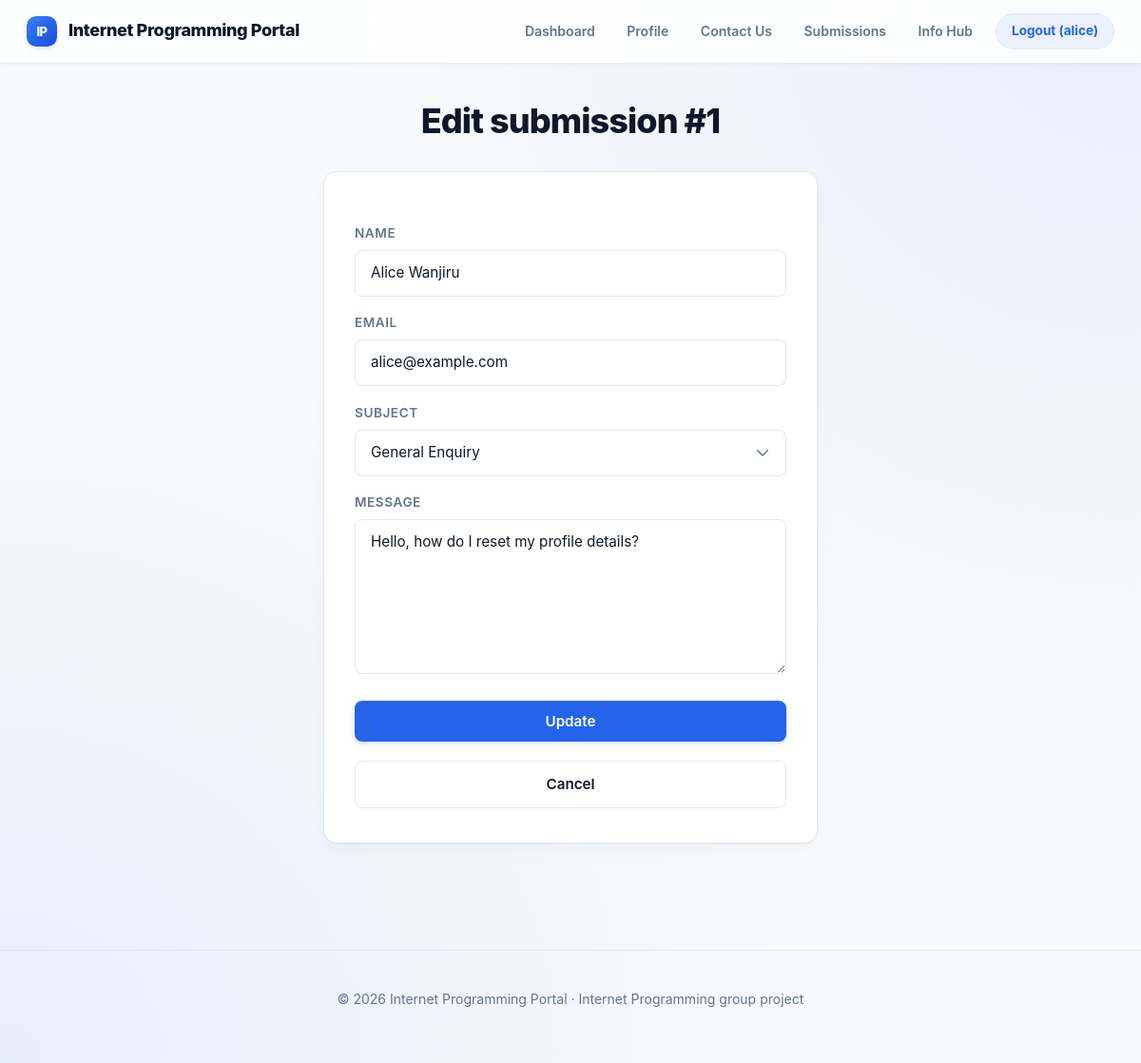
The app's page /pages/submission_edit.php?id=1 (signed in) with its own data.
### tables this page shows
CREATE TABLE contact_submissions (
    id         INT UNSIGNED NOT NULL AUTO_INCREMENT,
    user_id    INT UNSIGNED NOT NULL,
    name       VARCHAR(80)  NOT NULL,
    email      VARCHAR(120) NOT NULL,
    subject    VARCHAR(80)  NOT NULL,
    message    TEXT         NOT NULL,
    created_at DATETIME     NOT NULL DEFAULT CURRENT_TIMESTAMP,
    PRIMARY KEY (id),
    KEY idx_sub_user (user_id),
    KEY idx_sub_email (email),
    KEY idx_sub_subject (subject),
    KEY idx_sub_created_at (created_at),
    CONSTRAINT fk_sub_user FOREIGN KEY (user_id) REFERENCES users (id) ON DELETE CASCADE
);

### includes/functions.php (called while the page is built, shortened)
<?php
function e(?string $value): string
{
    return htmlspecialchars((string) $value, ENT_QUOTES | ENT_SUBSTITUTE, 'UTF-8');
}
function url(string $path = ''): string
{
    return BASE_URL . $path;
}
function subjectLabels(array $categories): array
{
    return array_column($categories, 'label');
}

### config/config.php (called while the page is built, shortened)
<?php
$SUBJECT_CATEGORIES = [
    ['id' => 1, 'label' => 'General Enquiry'],
    ['id' => 2, 'label' => 'Technical Support'],
    ['id' => 3, 'label' => 'Feedback'],
    ['id' => 4, 'label' => 'Bug Report'],
    ['id' => 5, 'label' => 'Partnership'],
];

### pages/submission_edit.php (the view, shortened to what this page needs)
<?php
require_once __DIR__ . '/../includes/init.php';
$pdo    = getPDO();
$uid    = (int) $_SESSION['user_id'];
$labels = subjectLabels($SUBJECT_CATEGORIES);
$id     = filter_var($_GET['id'] ?? $_POST['id'] ?? null, FILTER_VALIDATE_INT);
$stmt = $pdo->prepare(
    'SELECT id, name, email, subject, message FROM contact_submissions WHERE id = :id AND user_id = :uid'
);
$stmt->execute([':id' => $id, ':uid' => $uid]);
$row = $stmt->fetch();
include __DIR__ . '/../includes/header.php';
?>
<h1>Edit submission #<?= (int) $id ?></h1>
<form method="post" action="" novalidate class="card form">
    <label for="name">Name</label>
    <input type="text" id="name" name="name" value="<?= e($row['name']) ?>" required maxlength="80">
    <label for="email">Email</label>
    <input type="email" id="email" name="email" value="<?= e($row['email']) ?>" required maxlength="120">
    <label for="subject">Subject</label>
    <select id="subject" name="subject" required>
        <?php foreach ($labels as $label): ?>
            <option value="<?= e($label) ?>" <?= $row['subject'] === $label ? 'selected' : '' ?>><?= e($label) ?></option>
        <?php endforeach; ?>
    </select>
    <label for="message">Message</label>
    <textarea id="message" name="message" rows="6" required maxlength="2000"><?= e($row['message']) ?></textarea>
    <button type="submit" class="btn">Update</button>
    <a href="<?= e(url('/pages/submissions.php')) ?>" class="btn btn-secondary">Cancel</a>
</form>
<?php include __DIR__ . '/../includes/footer.php'; ?>

### assets/css/style.css (style rules this page uses)
:root { --primary: #2563eb; --primary-hover: #1d4ed8; --primary-fg: #ffffff; --primary-subtle: rgba(37, 99, 235, 0.08); --primary-glow: rgba(37, 99, 235, 0.25); --bg: #f8fafc; --fg: #0f172a; --card: #ffffff; --card-border: #e2e8f0; --muted: #64748b; --border: #e2e8f0; --input-bg: #ffffff; --hover-bg: #f1f5f9; --table-th-bg: #f8fafc; --table-hover-bg: #f8fafc; --danger: #dc2626; --danger-subtle: #fef2f2; --danger-border: #fecaca; --ok: #15803d; --ok-subtle: #f0fdf4; --ok-border: #bbf7d0; --warning: #d97706; --warning-subtle: #fffbeb; --card-shadow: 0 1px 3px 0 rgba(0, 0, 0, 0.04), 0 8px 20px -3px rgba(0, 0, 0, 0.04); --card-shadow-hover: 0 14px 30px -4px rgba(0, 0, 0, 0.09), 0 4px 8px -2px rgba(0, 0, 0, 0.03); --btn-shadow: 0 2px 5px rgba(37, 99, 235, 0.22); --radius-sm: 8px; --radius-md: 14px; --radius-lg: 20px; --radius-full: 9999px; }
*, *::before, *::after { box-sizing: border-box; }
html { scroll-behavior: smooth; }
body { margin: 0; font-family: -apple-system, BlinkMacSystemFont, "Segoe UI", Roboto, "Helvetica Neue", Arial, sans-serif, "Apple Color Emoji", "Segoe UI Emoji"; background-color: var(--bg); background-image: radial-gradient(at 100% 0%, var(--primary-subtle) 0px, transparent 50%), radial-gradient(at 0% 100%, var(--primary-subtle) 0px, transparent 50%); background-attachment: fixed; color: var(--fg); line-height: 1.6; -webkit-font-smoothing: antialiased; -moz-osx-font-smoothing: grayscale; min-height: 100vh; display: flex; flex-direction: column; }
a { color: var(--primary); text-decoration: none; transition: color 0.18s ease; }
h1, h2, h3, h4 { color: var(--fg); letter-spacing: -0.025em; font-weight: 700; margin-top: 0; }
h1 { font-size: clamp(1.85rem, 3vw, 2.5rem); font-weight: 800; margin-bottom: 0.75rem; }
.card { background: var(--card); border: 1px solid var(--border); border-radius: var(--radius-md); padding: 1.75rem; margin: 1.5rem 0; box-shadow: var(--card-shadow); transition: border-color 0.2s ease, box-shadow 0.2s ease; }
.form { max-width: 520px; margin: 1.5rem auto; padding: 2.25rem 2rem; }
.form label { display: block; margin: 1.1rem 0 0.4rem; font-size: 0.85rem; font-weight: 600; text-transform: uppercase; letter-spacing: 0.04em; color: var(--muted); }
input[type=text], input[type=email], input[type=password], input[type=search], input[type=file], select, textarea { width: 100%; padding: 0.75rem 1rem; border: 1.5px solid var(--border); border-radius: var(--radius-sm); background: var(--input-bg); color: var(--fg); font-family: inherit; font-size: 0.95rem; line-height: 1.5; transition: border-color 0.18s ease, box-shadow 0.18s ease, background-color 0.18s ease; }
select { appearance: none; -webkit-appearance: none; background-repeat: no-repeat; background-position: right 0.9rem center; background-size: 1.15rem; padding-right: 2.5rem; cursor: pointer; }
textarea { min-height: 120px; resize: vertical; }
h1:has(+ .form), h1:has(+ .alert + .form), .alert:has(+ .form) { max-width: 520px; margin-left: auto; margin-right: auto; }
h1:has(+ .form), h1:has(+ .alert) { text-align: center; }
.form .btn { width: 100%; }
.btn, button { display: inline-flex; align-items: center; justify-content: center; gap: 0.5rem; padding: 0.75rem 1.4rem; border: 0; border-radius: var(--radius-sm); background: var(--primary); color: var(--primary-fg); font-family: inherit; font-weight: 600; font-size: 0.95rem; cursor: pointer; text-decoration: none; margin-top: 1.25rem; box-shadow: var(--btn-shadow); transition: all 0.2s cubic-bezier(0.16, 1, 0.3, 1); }
.btn-secondary { background: transparent; color: var(--fg); border: 1.5px solid var(--border); box-shadow: none; }

### records on screen
contact_submissions: name "Alice Wanjiru", email "alice@example.com", message "Hello, how do I reset my profile details?"

### other values on screen
APP_NAME "Internet Programming Portal"
$_SESSION['username'] "alice"
$id "1"
form field subject "General Enquiry"
